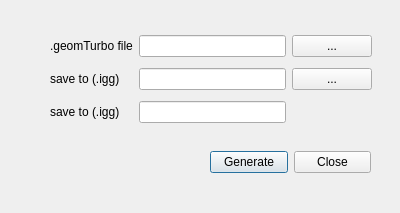
<?xml version="1.0" encoding="UTF-8"?>
<ui version="4.0">
 <class>Dialog</class>
 <widget class="QDialog" name="Dialog">
  <property name="geometry">
   <rect>
    <x>0</x>
    <y>0</y>
    <width>400</width>
    <height>213</height>
   </rect>
  </property>
  <property name="windowTitle">
   <string>Dialog</string>
  </property>
  <widget class="QWidget" name="gridLayoutWidget">
   <property name="geometry">
    <rect>
     <x>50</x>
     <y>30</y>
     <width>322</width>
     <height>101</height>
    </rect>
   </property>
   <layout class="QGridLayout" name="gridLayout">
    <item row="2" column="2">
     <widget class="QPushButton" name="btn_iggpath">
      <property name="text">
       <string>...</string>
      </property>
     </widget>
    </item>
    <item row="0" column="2">
     <widget class="QPushButton" name="btn_geomturbopath">
      <property name="text">
       <string>...</string>
      </property>
     </widget>
    </item>
    <item row="0" column="1">
     <widget class="QLineEdit" name="input_geomturbopath"/>
    </item>
    <item row="2" column="0">
     <widget class="QLabel" name="label_2">
      <property name="text">
       <string>save to (.igg)</string>
      </property>
     </widget>
    </item>
    <item row="0" column="0">
     <widget class="QLabel" name="label">
      <property name="text">
       <string>.geomTurbo file</string>
      </property>
     </widget>
    </item>
    <item row="2" column="1">
     <widget class="QLineEdit" name="input_iggpath"/>
    </item>
    <item row="3" column="0">
     <widget class="QLabel" name="label_3">
      <property name="text">
       <string>save to (.igg)</string>
      </property>
     </widget>
    </item>
    <item row="3" column="1">
     <widget class="QLineEdit" name="input_iggname"/>
    </item>
   </layout>
  </widget>
  <widget class="QWidget" name="layoutWidget">
   <property name="geometry">
    <rect>
     <x>210</x>
     <y>150</y>
     <width>161</width>
     <height>25</height>
    </rect>
   </property>
   <layout class="QHBoxLayout" name="horizontalLayout">
    <item>
     <widget class="QPushButton" name="btn_generate">
      <property name="text">
       <string>Generate</string>
      </property>
      <property name="default">
       <bool>true</bool>
      </property>
      <property name="flat">
       <bool>false</bool>
      </property>
     </widget>
    </item>
    <item>
     <widget class="QPushButton" name="btn_cls">
      <property name="text">
       <string>Close</string>
      </property>
     </widget>
    </item>
   </layout>
  </widget>
 </widget>
 <resources/>
 <connections/>
</ui>
